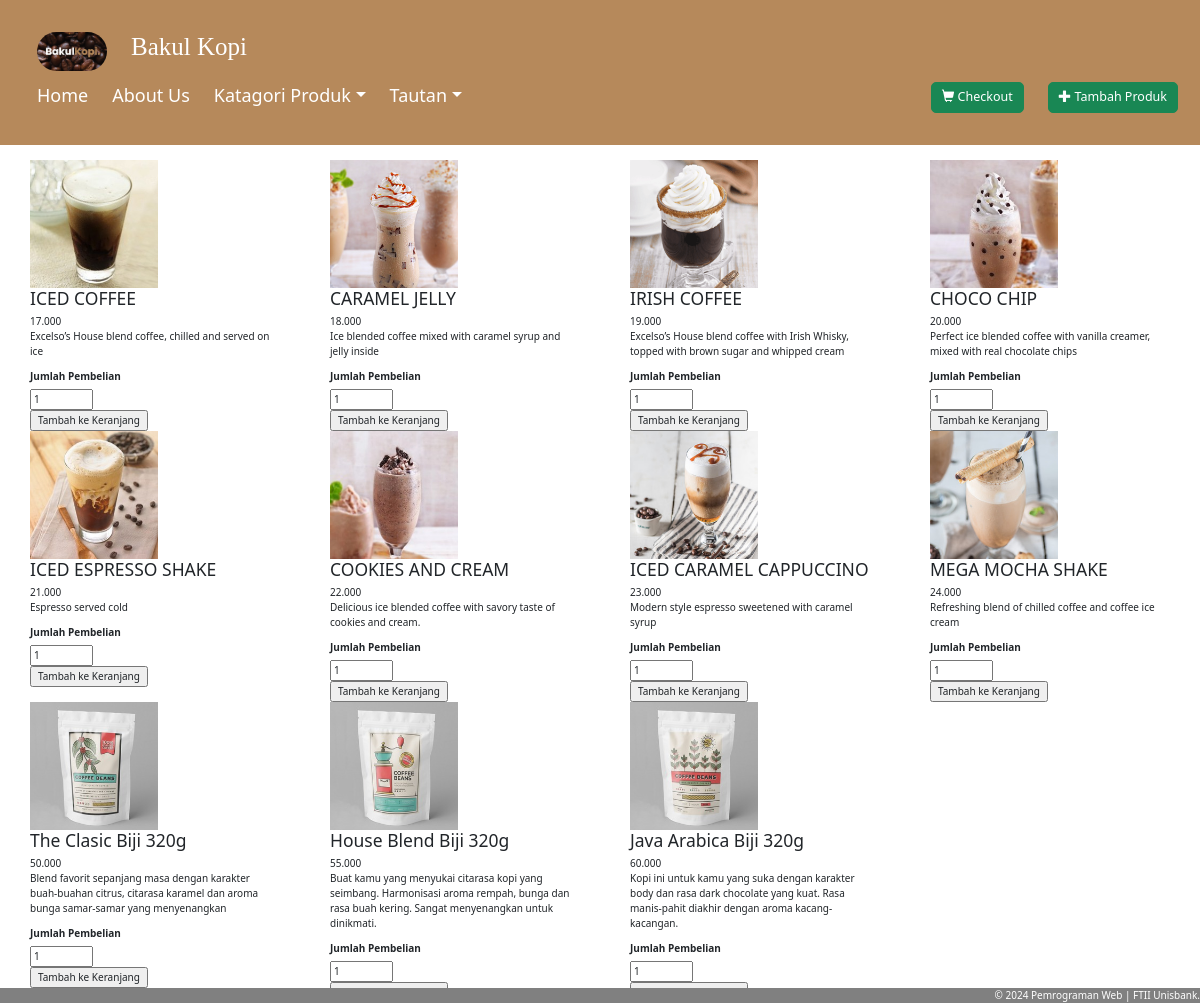
The page / on the database its author committed.
### tables this page shows
CREATE TABLE `produk` (
  `IDProduk` varchar(10) NOT NULL,
  `NamaProduk` varchar(50) NOT NULL,
  `Harga` int(11) NOT NULL,
  `Deskripsi` varchar(255) DEFAULT NULL,
  `FotoProduk` varchar(255) DEFAULT NULL,
  `IDKategori` varchar(10) DEFAULT NULL
);

### index.php (the view, shortened to what this page needs)
<link rel="stylesheet" href="https://maxcdn.bootstrapcdn.com/bootstrap/3.4.1/css/bootstrap.min.css">
<link rel="stylesheet" href="https://cdnjs.cloudflare.com/ajax/libs/font-awesome/4.7.0/css/font-awesome.min.css">
  <link href="https://cdn.jsdelivr.net/npm/bootstrap@5.2.2/dist/css/bootstrap.min.css" rel="stylesheet">
</head>
<body>
    <div class="header">
      <div class="col-sm-12">
        <a class="navbar-brand" href="#">
        <img src="img/bakulkopi.png" alt="Logo" style="width:70px;" class="rounded-pill">
        </a>
        <a class="navbar-brand" href="https://www.instagram.com/indrakbrs?igsh=Y2Z1Ym5jdnJxNnkw"><h1 style="text-align:left;font-style: initial; font-family:cursive">Bakul Kopi</h1></a>
        <button class="navbar-toggler" type="button" data-bs-toggle="collapse" data-bs-target="#mynavbar">
          <span class="navbar-toggler-icon"></span>
        </button>
      </div>
      <div class="header-right">
        <a href="keranjang.php"><button type="button" class="btn btn-success btn-lg"> <span class="glyphicon glyphicon-shopping-cart"></span>
                Checkout
        </button>
        <a href="addkatalog.php"><button type="button" class="btn btn-success btn-lg"> <span class="glyphicon glyphicon-plus" ></span>
                Tambah Produk
        </button></a>
      </div>
      <div class="header-left">
      <div class="collapse navbar-collapse" id="mynavbar">
        <ul class="navbar-nav me-auto">
          <li class="nav-item">
            <a class="nav-link" href="addkatalog.php">Home</a>
            <a class="nav-link" href="https://www.instagram.com/indrakbrs?igsh=Y2Z1Ym5jdnJxNnkw">About Us</a>
            <a class="nav-link dropdown-toggle" data-bs-toggle="dropdown" href="#">Katagori Produk</a>
            <a class="nav-link dropdown-toggle" data-bs-toggle="dropdown" href="#">Tautan</a>
          </li>
        </ul>
      </div>
    </div>
    </div>
<br>
<div class="containter">
<?php
include('koneksi.php');
$sql="select * from produk order by harga asc";
$result=mysqli_query($conn,$sql);
if(mysqli_num_rows($result)>0)
{
	echo "<div class='containter'>";
	while($row = mysqli_fetch_assoc($result))
	{
		echo "<div class='col-xs-3'>";
		echo "<div class='col-xs-12'><img src='img/".$row['FotoProduk']."' height='128px'></div>";
		echo "<div class='col-xs-12'><h3>".$row['NamaProduk']."</h3> ".number_format($row['Harga'],0,'','.')."</div>";
    echo "<div class='col-xs-12'><p>".$row['Deskripsi']."</p></div>";
    echo "<form action='proses_keranjang.php' method='post'>";
    echo "<div class='col-xs-12'><label for='jumlah'>Jumlah Pembelian</label></div>";
    echo "<div class='col-xs-12'><input type='number' name='jumlah' id='jumlah' min='1' max='10' value='1'></div>";
    echo "<div class='col-xs-12'><input type='submit' name='submit' value='Tambah ke Keranjang' class='addtocart'></div>";
    echo "</form>";
    echo "</div>";
    }
    echo "</div>";
}
else
{
  echo "0 results";
}
?>
</div>
<footer>
<div class="footer">
  &copy; 2024 Pemrograman Web | FTII Unisbank.
  </footer>

### index.php (style rules this page uses)
.header { overflow: hidden; background-color: #b6895b; padding: 20px 10px; }
.header a { float: left; color: white; text-align: center; padding: 12px; text-decoration: none; font-size: 18px; line-height: 25px; border-radius: 4px; }
.header-right { float: right; }
.footer { position: fixed; left: 0; bottom: 0; width: 100%; background-color: grey; color: white; text-align: right; }

### rows shown on the page
produk: FotoProduk (picture), NamaProduk "ICED COFFEE", Harga "17.000", Deskripsi "Excelso’s House blend coffee, chilled and served on ice"
produk: FotoProduk (picture), NamaProduk "CARAMEL JELLY", Harga "18.000", Deskripsi "Ice blended coffee mixed with caramel syrup and jelly inside"
produk: FotoProduk (picture), NamaProduk "IRISH COFFEE", Harga "19.000", Deskripsi "Excelso’s House blend coffee with Irish Whisky, topped with brown sugar and whipped cream"
produk: FotoProduk (picture), NamaProduk "CHOCO CHIP", Harga "20.000", Deskripsi "Perfect ice blended coffee with vanilla creamer, mixed with real chocolate chips"
produk: FotoProduk (picture), NamaProduk "ICED ESPRESSO SHAKE", Harga "21.000", Deskripsi "Espresso served cold"
produk: FotoProduk (picture), NamaProduk "COOKIES AND CREAM", Harga "22.000", Deskripsi "Delicious ice blended coffee with savory taste of cookies and cream."
produk: FotoProduk (picture), NamaProduk "ICED CARAMEL CAPPUCCINO", Harga "23.000", Deskripsi "Modern style espresso sweetened with caramel syrup"
produk: FotoProduk (picture), NamaProduk "MEGA MOCHA SHAKE", Harga "24.000", Deskripsi "Refreshing blend of chilled coffee and coffee ice cream"
produk: FotoProduk (picture), NamaProduk "The Clasic Biji 320g", Harga "50.000", Deskripsi "Blend favorit sepanjang masa dengan karakter buah-buahan citrus, citarasa karamel dan aroma bunga samar-samar yang menyenangkan"
produk: FotoProduk (picture), NamaProduk "House Blend Biji 320g", Harga "55.000", Deskripsi "Buat kamu yang menyukai citarasa kopi yang seimbang. Harmonisasi aroma rempah, bunga dan rasa buah kering. Sangat menyenangkan untuk dinikmati."
produk: FotoProduk (picture), NamaProduk "Java Arabica Biji 320g", Harga "60.000", Deskripsi "Kopi ini untuk kamu yang suka dengan karakter body dan rasa dark chocolate yang kuat. Rasa manis-pahit diakhir dengan aroma kacang-kacangan."
